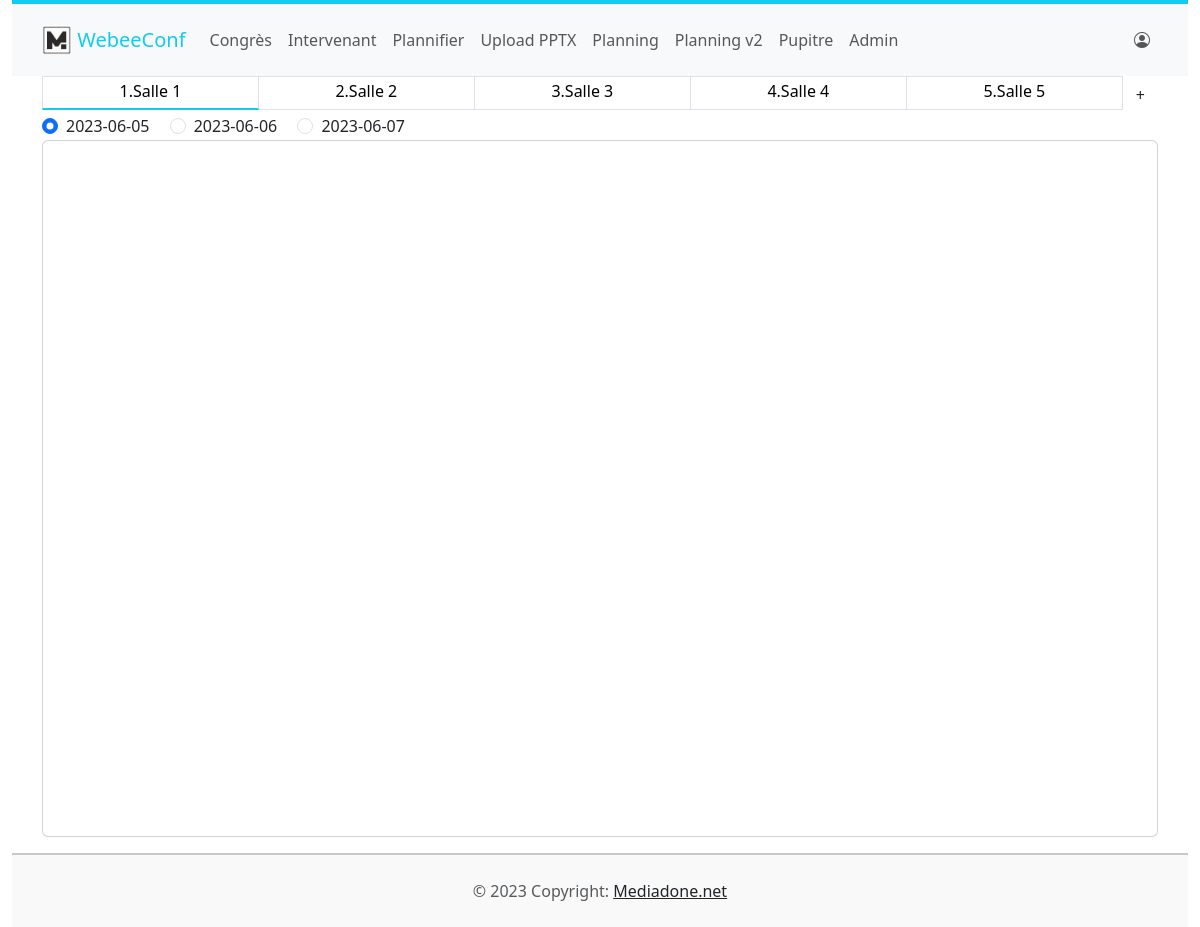
Page /planning/pupitre on the earlier database version.
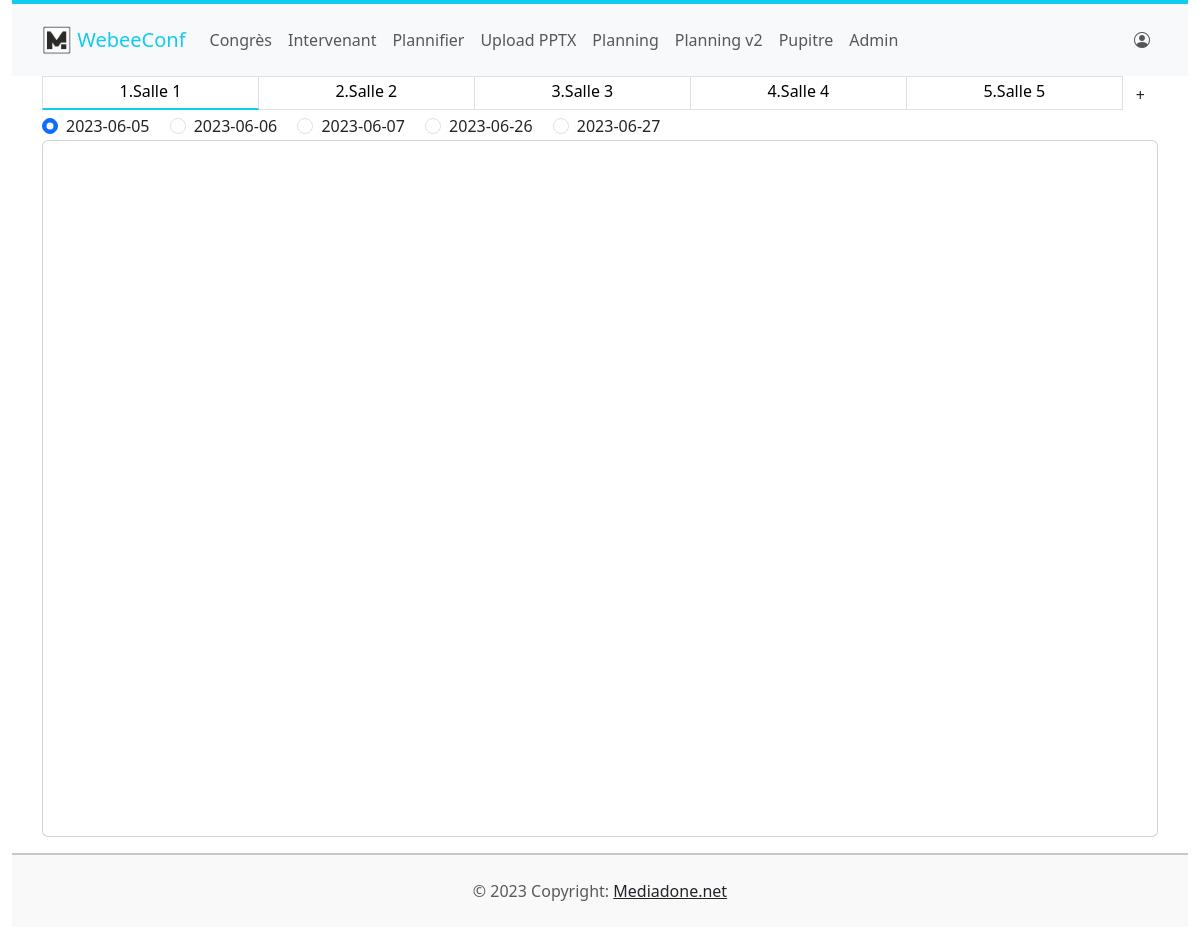
Same page on the later database version.
### planning/models.py (models this page shows, shortened)
class Room(models.Model):
	congress = models.ForeignKey(Congress, related_name="event_conf_name", on_delete=models.CASCADE)
	name = models.CharField(max_length=250)
	number = models.SmallIntegerField(default=1)  # numero de la salle pour cle du live
	inprogress = models.CharField(max_length=250, blank=True) # titre presentation en cours dans l'attente

class Day(models.Model):
    congress = models.ForeignKey(Congress, related_name="confs_days", on_delete=models.CASCADE)
    date = models.CharField(primary_key=True, max_length=24) #primary_key=True

### planning/views.py (the view)
# urls.py: path('pupitre', views.show_pupitre, name='pupitre'),
def show_pupitre(request):
    congres = Congress.objects.get()
    rooms = Room.objects.filter(congress__pk=congres.pk)
    days = Day.objects.filter(congress__pk=congres.pk)
    pform = PresentationForm()
    sform = SessionForm()
    return render(request, "Planning/pupitre.html", {'rooms': rooms,'days': days,"sess_form":sform, "pres_form":pform})

### planning/forms.py
class SessionForm(forms.Form):
    id = forms.CharField(label='', initial=-1,widget=forms.TextInput(attrs={'type': 'hidden', 'id':"sess_id"}) )
    name = forms.CharField(label='',widget=forms.TextInput(attrs={'placeholder': 'Nom de session', 'id':"sess_name"}) )
    date1 = forms.CharField(label='',widget=forms.TimeInput(attrs={'type': 'time','format':'%H:%M','placeholder': 'Heure de début', 'id':"sess_time1"}) )
    date2 = forms.CharField(label='',widget=forms.TimeInput(attrs={'type': 'time','format':'%H:%M','placeholder': 'Heure de fin', 'id':"sess_time2"}) )

### planning/models.py (called while the page is built)
    def __str__(self):
        return f'{self.nom} {self.prenom}'

### planning/templates/planning/pupitre.html (shortened to what this page needs)
{% extends 'planning/base.html' %}
{% load static %}
{% block body %}
{% load crispy_forms_tags %}
<div class="row">
  <div class="col-md-12">
    <div class="list-group list-group-horizontal">
      <div class="list-group list-group-horizontal" id="rooms">
        {% for room in rooms %}
        <a href="javascript:setRoomLive('{{room.number}}', '{{room.id}}', '{{ rooms|length }}', '{{room.moderator.id}}')"
          class="list-group-item list-group-item-action text-center rounded-0"
          style=" border-bottom: 2px solid #1ce; height: 34px; padding: 2px 7px;" id="room_id{{ forloop.counter }}">
          {{room.number}}.{{room.name}}</a>
        {% empty %}
        <p> Désolé, pas de salles disponibles !</p>
        {% endfor %}
      </div>
      <button id="add_room" class="btn">+</button>
    </div>
  </div>
  <br>
</div>
<div class="container-fluid  p-0">
  <div class="row g-2">
    <div class="col-md-12">
      {% for day in days %}
      <div class="form-check form-check-inline">
        <input class="form-check-input" type="radio" name="radio_dates" id="radio_dates" value={{day.date}}
          onclick="setDate('{{day.date}}')">
        <label class="form-check-label" for="inlineRadio1">{{day.date}}</label>
      </div>
      {% endfor %}
      <div class="card">
        <div class="card-body" data-mdb-perfect-scrollbar="true"
          style="padding-right:0; padding-left:0; height:695px; overflow-y: scroll;">
          <div class="list-group planning-area">
          </div>
        </div>
      </div>
    </div>
  </div>
</div>
{% endblock %}

Differences in the rows shown:
added Day: date "2023-06-26"
added Day: date "2023-06-27"
